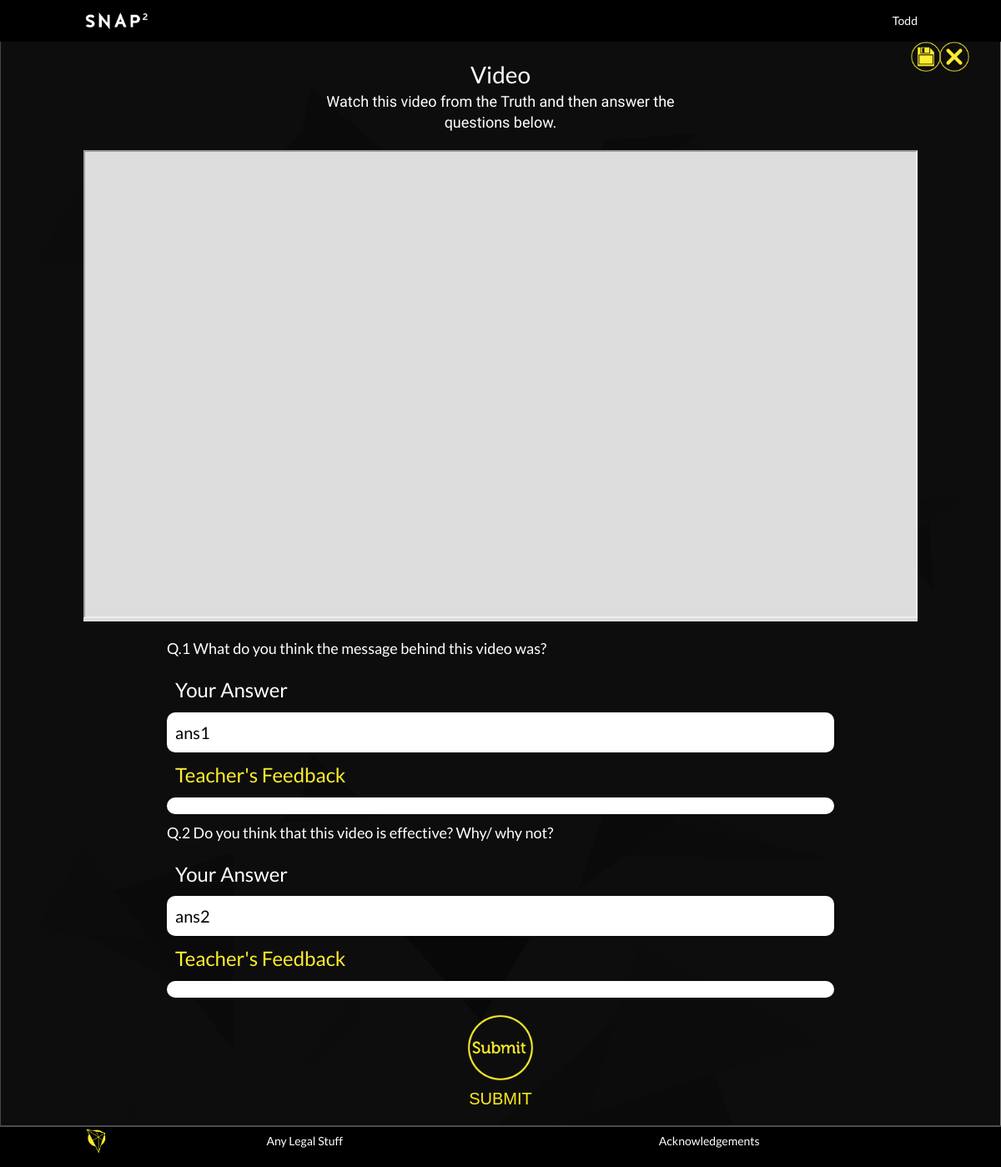
Screenshot of /student/video.php?quiz_id=12 (signed in) with the database file from the repository.
### tables this page shows
CREATE TABLE `learning_material` (
  `QuizID` mediumint(9) NOT NULL DEFAULT 0,
  `Content` longtext DEFAULT NULL,
  `Excluded` mediumint(9) DEFAULT 0,
  PRIMARY KEY (`QuizID`),
  CONSTRAINT `Learning_Material_QuizID_FK` FOREIGN KEY (`QuizID`) REFERENCES `quiz` (`QuizID`) ON DELETE CASCADE ON UPDATE CASCADE
);

CREATE TABLE `saq_question_record` (
  `StudentID` mediumint(9) NOT NULL DEFAULT 0,
  `SAQID` mediumint(9) NOT NULL DEFAULT 0,
  `Answer` text DEFAULT NULL,
  `Feedback` text DEFAULT NULL,
  `Grading` mediumint(9) DEFAULT NULL,
  PRIMARY KEY (`StudentID`,`SAQID`),
  KEY `SAQ_Question_Record_SAQID_FK` (`SAQID`),
  CONSTRAINT `SAQ_Question_Record_SAQID_FK` FOREIGN KEY (`SAQID`) REFERENCES `saq_question` (`SAQID`) ON DELETE CASCADE ON UPDATE CASCADE,
  CONSTRAINT `SAQ_Question_Record_StudentID_FK` FOREIGN KEY (`StudentID`) REFERENCES `student` (`StudentID`) ON DELETE CASCADE ON UPDATE CASCADE
);

CREATE TABLE `saq_question` (
  `SAQID` mediumint(9) NOT NULL AUTO_INCREMENT,
  `Question` text DEFAULT NULL,
  `Points` mediumint(9) DEFAULT NULL,
  `QuizID` mediumint(9) DEFAULT NULL,
  PRIMARY KEY (`SAQID`),
  KEY `SAQ_Question_QuizID_FK` (`QuizID`),
  CONSTRAINT `SAQ_Question_QuizID_FK` FOREIGN KEY (`QuizID`) REFERENCES `saq_section` (`QuizID`) ON DELETE CASCADE ON UPDATE CASCADE
);

### mysql-lib.php (called while the page is built, shortened)
<?php
function getClass(PDO $conn, $classID)
{
    return getRecord($conn, $classID, "Class");
}
function getStudent(PDO $conn, $studentID)
{
    return getRecord($conn, $studentID, "Student", array("Class"));
}
function getMaxWeek(PDO $conn)
{
    $weekSql = "SELECT MAX(Week) AS WeekNum FROM Quiz";
    $weekQuery = $conn->prepare($weekSql);
    $weekQuery->execute();
    $weekResult = $weekQuery->fetch(PDO::FETCH_OBJ);
    return $weekResult;
}
function getSAQQuestions(PDO $conn, $quizID)
{
    $saqQuesSql = "SELECT *
                    FROM SAQ_Section NATURAL JOIN SAQ_Question
                    WHERE QuizID = ?
                    ORDER BY SAQID";
    $saqQuesQuery = $conn->prepare($saqQuesSql);
    $saqQuesQuery->execute(array($quizID));
    $saqQuesResult = $saqQuesQuery->fetchAll(PDO::FETCH_OBJ);
    return $saqQuesResult;
}
function getLearningMaterial(PDO $conn, $quizID)
{
    return getRecord($conn, $quizID, "Learning_Material", array("Quiz", "Topic"));
}
function getQuizStatus(PDO $conn, $quizID, $studentID)
{
    $statusSql = "SELECT COUNT(*) FROM Quiz_Record
					  WHERE QuizID = ? AND StudentID = ?";
    $statusQuery = $conn->prepare($statusSql);
    $statusQuery->execute(array($quizID, $studentID));
    if ($statusQuery->fetchColumn() == 1) {
        $statusSql = "SELECT `Status` FROM Quiz_Record
						  WHERE QuizID = ? AND StudentID = ?";
        $statusQuery = $conn->prepare($statusSql);
        $statusQuery->execute(array($quizID, $studentID));
        $statusResult = $statusQuery->fetch(PDO::FETCH_OBJ);
        return $statusResult->Status;
    } else {
        return "UNANSWERED";
    }
}
function getSAQRecords(PDO $conn, $quizID, $studentID)
{
    $saqQuesRecordSql = "SELECT StudentID, SAQID, Answer, Feedback, Grading
                   FROM   SAQ_Question_Record NATURAL JOIN SAQ_Question
                   WHERE  QuizID = ? AND StudentID = ?
                   ORDER BY SAQID";
    $saqQuesRecordQuery = $conn->prepare($saqQuesRecordSql);
    $saqQuesRecordQuery->execute(array($quizID, $studentID));
    $saqQuesRecordResult = $saqQuesRecordQuery->fetchAll(PDO::FETCH_OBJ);
    return $saqQuesRecordResult;
}
function getStudentWeek(PDO $conn, $studentID)
{
    $classID = getStudent($conn, $studentID)->ClassID;
    $week = min(getClass($conn, $classID)->UnlockedProgress, getMaxWeek($conn)->WeekNum);
    return $week;
}
function getTablePK(PDO $conn, $tableName)
{
    $tableSql = "SHOW KEYS FROM $tableName WHERE Key_name = 'PRIMARY'";
    $tableQuery = $conn->prepare($tableSql);
    $tableQuery->execute();
    $tableResult = $tableQuery->fetchAll(PDO::FETCH_OBJ);
    $tablePK = $tableResult[0]->Column_name;
    return $tablePK;
}
function getRecord(PDO $conn, $recordID, $tableName, array $joinTables = null)
{
    $tablePK = getTablePK($conn, $tableName);
    $tableSql = "SELECT COUNT(*)
				 FROM $tableName
				 WHERE $tablePK = ?";
    $tableQuery = $conn->prepare($tableSql);
    $tableQuery->execute(array($recordID));
    $tableSql = "SELECT * FROM $tableName";
    if ($joinTables != null) {
        foreach ($joinTables as $joinTable) {
            $tableSql .= " NATURAL JOIN " . $joinTable;
        }
    }
    $tableSql .= " WHERE $tablePK = ?";
    $tableQuery = $conn->prepare($tableSql);
    $tableQuery->execute(array($recordID));
    $tableResult = $tableQuery->fetch(PDO::FETCH_OBJ);
    return $tableResult;
}

### student/video.php (the view, shortened to what this page needs)
<?php
    require_once("../mysql-lib.php");
    if($_SERVER["REQUEST_METHOD"] == "GET" && isset($_GET["quiz_id"])){
            $quizID = $_GET["quiz_id"];
    } else {
        debug_log("Illegal state!");
        header("location:welcome.php");
        exit;
    }
    $conn = null;
    try {
        $conn = db_connect();
        $week = getWeekByQuiz($conn, $quizID);
        if ($week > getStudentWeek($conn, $studentID)) {
            echo '<script>alert("This is a locked quiz!")</script>';
            echo '<script>window.location="game-home.php"</script>';
        }
        $status = getQuizStatus($conn, $quizID, $studentID);
        if (getQuizExtraAttr($conn, $quizID) == 1) {
            $backPage = "extra-activities.php?week=".$week;
        } else {
            $backPage = "weekly-task.php?week=".$week;
        }
        $mediaContent = getLearningMaterial($conn, $quizID);
        $mediaQuestions = getSAQQuestions($conn, $quizID);
        if ($status != "UNANSWERED") {
            $mediaRecords = getSAQRecords($conn, $quizID, $studentID);
        }
    } catch(Exception $e) {
        if($conn != null) {
            db_close($conn);
        }
        debug_err($e);
        exit;
    }
?>
<!DOCTYPE html>
<html lang="en">
<head>
    <link rel="stylesheet" href="./css/common.css">
</head>
<body>
<div class="page-wrapper">
    <?php
    require("./top-nav-bar.php");
    ?>
    <div class="content-wrapper">
        <div class="video-container">
            <div class="video-header">
                <h2 class="h2 video-title">Video</h2>
                <div class="p1 video-prompt">
                    Watch this video from the Truth and then answer the questions below.
                </div>
            </div>
            <div class="video-content">
                <?php echo htmlspecialchars_decode($mediaContent->Content) ?>
            </div>
        </div>
        <div class="question-container">
            <form class="question-form ">
<?php
            for($i = 0; $i < count($mediaQuestions); $i++) { ?>
                <label class="question-item">
                    <span class="question-title h5"><?php echo 'Q.'.($i+1).' '.$mediaQuestions[$i]->Question ?></span>
                        <span class="question-content">
<?php               switch ($status) {
                        case "UNANSWERED": ?>
<?php                       break;
                        case "GRADED": ?>
                            <div class="feedback-title">Your Answer</div>
                            <div class="feedback-content"><?php echo $mediaRecords[$i]->Answer ?></div>
                            <div class="feedback-title feedback-title-hilight">Teacher's Feedback</div>
                            <div class="feedback-content"><?php echo $mediaRecords[$i]->Feedback ?></div>
<?php                       break;
                    } ?>
                        </span>
                </label>
<?php       } ?>
<?php
            if($status=="UNGRADED" || $status=="GRADED") { ?>
                <button type="submit" class="question-submit" disabled="disabled">
                    <span class="question-submit-icon"></span>
                    SUBMIT
                </button>
<?php       } ?>
            </form>
        </div>
    </div>
    <ul class="task-operation">
        <li class="save-task">
            <a href="javascript:;" title="Save"></a>
        </li>
        <li class="cancel-task">
            <a href="<?php echo $backPage?>" title="Cancel Task"></a>
        </li>
    </ul>
    <? require("./footer-bar.php") ?>
</div>
</body>
</html>

### student/css/common.css (style rules this page uses)
html { box-sizing: border-box; }
*, *::before, *::after { box-sizing: inherit; margin: 0; padding: 0; }
body { -webkit-font-smoothing: antialiased; -moz-osx-font-smoothing: grayscale; font-family: 'Lato', sans-serif; font-size: 14px; line-height: 1.4; color: #fff; overflow-x: hidden; background-size: 100% 100%; background-image: url("../img/main_background.jpg"); }
ul, ol { list-style: none; margin: 0; padding: 0; }
a { color: #fff; text-decoration: none; }
h2 { font-weight: normal; }
html, body { height: 100%; }
.page-wrapper { height: 100%; padding-top: 50px; }
.content-wrapper { min-height: calc(100% - 50px); }
.h1, .h2, .h3, .h4, .h5 { font-family: Lato, serif; }
.h2 { font-size: 28px; }
.h5 { font-size: 18px; }
.p1, .p2, .p3 { font-family: Maitree, serif; }
.p1 { font-size: 18px; }
.question-form { width: 100%; }
.question-item { display: block; margin-bottom: 10px; }
.question-title { margin-bottom: 10px; display: block; }
.question-content { display: block; width: 100%; overflow: hidden; position: relative; }
.question-submit { display: block; width: 80px; text-align: center; margin: 20px auto; color: #fcec1b; background-color: transparent; cursor: pointer; font-size: 20px; border: 0; }
.question-submit-icon { display: block; width: 80px; height: 80px; background-size: 100% 100%; background-image: url("../img/submit_icon.png"); margin-bottom: 10px; }
.question-submit:disabled { cursor: not-allowed; }
.feedback-title { font-size: 24px; margin: 10px; }
.feedback-title-hilight { color: #fcee2d; }
.feedback-content { border-radius: 10px; padding: 10px; font-size: 20px; background-color: #fff; color: #000; }
.task-operation { position: fixed; top: 100px; right: 200px; z-index: 1024; }
.task-operation li { float: left; width: 24px; height: 24px; margin-left: 10px; }
.task-operation a { display: block; width: 36px; height: 36px; margin: 0 auto 10px; background-size: 100% 100%; background-image: url("../img/cancel_icon.png"); cursor: pointer; }
.task-operation .save-task a { background-image: url("../img/save_file_icon.png"); }

### student/video.php (style rules this page uses)
.video-container { max-width: 1000px; margin: 0 auto 20px; }
.video-header { margin: 20px auto; text-align: center; }
.video-prompt { width: 500px; margin: 0 auto; }
.video-content { width: 100%; background-color: #ddd; }
.video-content iframe { width: 100%; height: 561px; }
.question-container { max-width: 800px; margin: 0 auto; }
.task-operation { right: 50px; top: 50px; }

### rows the page displays
saq_question_record: SAQID.Question "What do you think the message behind this video was?", Answer "ans1"
saq_question_record: SAQID.Question "Do you think that this video is effective? Why/ why not?", Answer "ans2"

### other values shown
$studentUsername "Todd"
